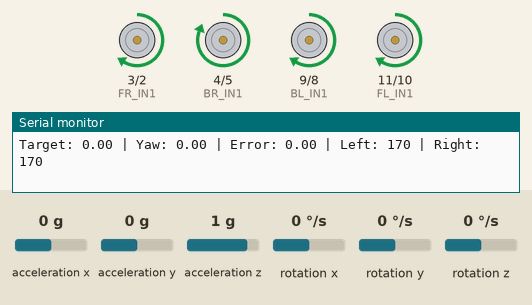
Recording of a sketch running on a simulated Arduino Uno, built with avr-gcc and run on an emulated ATmega328P. Shown: motor-driver pin pairs drawn as motors (green arrow = first pin HIGH = forward, orange = second pin HIGH = backward, longer = more drive), the last lines printed to the serial monitor. The inputs (shaded band) are chosen by the test bench; at power-on: rotation z 0 °/s, acceleration x 0 g, acceleration y 0 g, acceleration z 1 g, rotation x 0 °/s, rotation y 0 °/s.

Above: at 5.2 s.
5.3 s: rotation z set to -192 °/s
At 8.2 s:
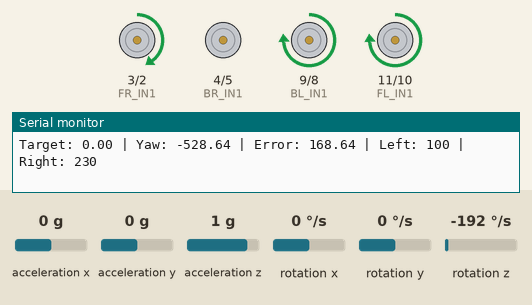
8.3 s: rotation z set to -176 °/s
11.3 s: rotation z set to -70 °/s
At 12.5 s:
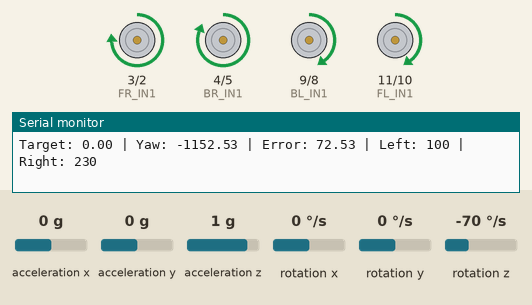
13.0 s: rotation z set to -60 °/s
15.6 s: rotation z set to -100 °/s
At 18.5 s:
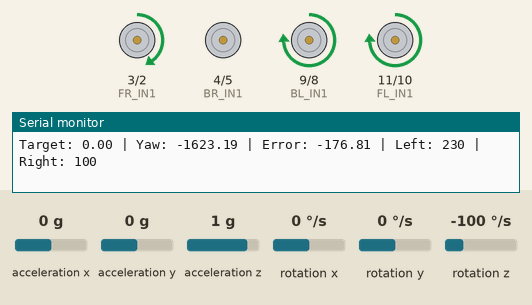
18.6 s: rotation z set to 0 °/s
At 19.3 s:
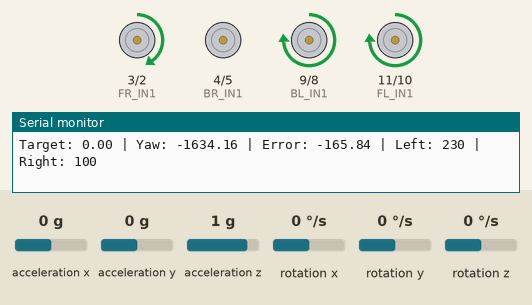
Timing chart, 0 to 21.1 s (numbered marks = the images above; inputs shaded):
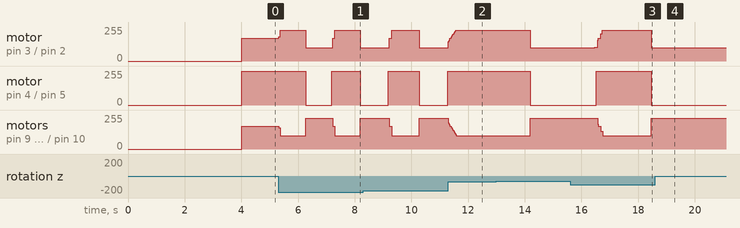

The sketch:

MPU.ino
```cpp
#include <Arduino.h>
#include <Wire.h>
#include <MPU6050_light.h>
#include <math.h>

MPU6050 mpu(Wire);

// =====================================
// L298N MOTOR PINS
// =====================================

// RIGHT MOTOR DRIVER

// FRONT RIGHT
#define FR_IN1 3
#define FR_IN2 2

// BACK RIGHT
#define BR_IN1 4
#define BR_IN2 5

// LEFT MOTOR DRIVER

// BACK LEFT
#define BL_IN1 9
#define BL_IN2 8

// FRONT LEFT
#define FL_IN1 11
#define FL_IN2 10

// =====================================
// MOTOR DIRECTIONS
// =====================================
// Change individual values to -1
// if physical forward direction is wrong.

const int FR_FORWARD = 1;
const int BR_FORWARD = 1;
const int BL_FORWARD = 1;
const int FL_FORWARD = 1;

// =====================================
// SPEED SETTINGS
// =====================================

const int BASE_SPEED = 170;
const int MAX_SPEED = 230;
const int MIN_SPEED = 90;

// =====================================
// MPU SETTINGS
// =====================================

float targetHeading = 0;

const float DEADBAND = 1.5;
float Kp = 5.0;

// Reverse to +1 if correction
// increases heading error.
const int CORRECTION_SIGN = -1;

// =====================================
// MOVEMENT SELECTION
// =====================================

enum Movement {
  STOP,
  FORWARD,
  BACKWARD,
  STRAFE_LEFT,
  STRAFE_RIGHT
};

// Change this to select movement.
Movement currentMovement = FORWARD;

// =====================================
// MOTOR CONTROL USING ANALOGWRITE
// =====================================

void motor(int pin1, int pin2, int speedVal) {

  speedVal = constrain(speedVal, -255, 255);

  if (speedVal > 0) {
    analogWrite(pin1, speedVal);
    analogWrite(pin2, 0);
  }
  else if (speedVal < 0) {
    analogWrite(pin1, 0);
    analogWrite(pin2, -speedVal);
  }
  else {
    analogWrite(pin1, 0);
    analogWrite(pin2, 0);
  }
}

// =====================================
// SET ALL FOUR MOTORS
// =====================================

void setMotors(int fr, int br, int bl, int fl) {

  motor(FR_IN1, FR_IN2, fr * FR_FORWARD);
  motor(BR_IN1, BR_IN2, br * BR_FORWARD);

  motor(BL_IN1, BL_IN2, bl * BL_FORWARD);
  motor(FL_IN1, FL_IN2, fl * FL_FORWARD);
}

// =====================================
// STOP ALL MOTORS
// =====================================

void stopAll() {
  setMotors(0, 0, 0, 0);
}

// =====================================
// FORWARD
// =====================================

void forward() {

  setMotors(
    BASE_SPEED,
    BASE_SPEED,
    BASE_SPEED,
    BASE_SPEED
  );
}

// =====================================
// BACKWARD
// =====================================

void backward() {

  setMotors(
    -BASE_SPEED,
    -BASE_SPEED,
    -BASE_SPEED,
    -BASE_SPEED
  );
}

// =====================================
// STRAFE LEFT
// =====================================

void strafeLeft() {

  setMotors(
    BASE_SPEED,
    -BASE_SPEED,
    BASE_SPEED,
    -BASE_SPEED
  );
}

// =====================================
// STRAFE RIGHT
// =====================================

void strafeRight() {

  setMotors(
    -BASE_SPEED,
    BASE_SPEED,
    -BASE_SPEED,
    BASE_SPEED
  );
}

// =====================================
// NORMALIZE ANGLE
// =====================================

float normalizeAngle(float angle) {

  while (angle > 180) angle -= 360;
  while (angle < -180) angle += 360;

  return angle;
}

// =====================================
// MPU FORWARD HEADING HOLD
// =====================================

void forwardWithMPU() {

  float currentHeading = mpu.getAngleZ();

  float error = normalizeAngle(
    targetHeading - currentHeading
  );

  float correction = 0;

  if (fabs(error) > DEADBAND) {
    correction = Kp * error * CORRECTION_SIGN;
  }

  correction = constrain(
    correction,
    -70.0f,
    70.0f
  );

  int leftSpeed = constrain(
    (int)(BASE_SPEED + correction),
    MIN_SPEED,
    MAX_SPEED
  );

  int rightSpeed = constrain(
    (int)(BASE_SPEED - correction),
    MIN_SPEED,
    MAX_SPEED
  );

  setMotors(
    rightSpeed,
    rightSpeed,
    leftSpeed,
    leftSpeed
  );

  // SERIAL MONITOR
  static unsigned long lastPrint = 0;

  if (millis() - lastPrint >= 100) {

    lastPrint = millis();

    Serial.print("Target: ");
    Serial.print(targetHeading);

    Serial.print(" | Yaw: ");
    Serial.print(currentHeading);

    Serial.print(" | Error: ");
    Serial.print(error);

    Serial.print(" | Left: ");
    Serial.print(leftSpeed);

    Serial.print(" | Right: ");
   Serial.println(rightSpeed);
  }
}

// =====================================
// SETUP
// =====================================

void setup() {

  Serial.begin(115200);

  pinMode(FR_IN1, OUTPUT);
  pinMode(FR_IN2, OUTPUT);

  pinMode(BR_IN1, OUTPUT);
  pinMode(BR_IN2, OUTPUT);

  pinMode(BL_IN1, OUTPUT);
  pinMode(BL_IN2, OUTPUT);

  pinMode(FL_IN1, OUTPUT);
  pinMode(FL_IN2, OUTPUT);

  stopAll();

  // Arduino Mega I2C
  // SDA = 20
  // SCL = 21

  Wire.begin();

  byte status = mpu.begin();

  if (status != 0) {

    Serial.println("MPU6050 CONNECTION ERROR!");

    while (1) {
      stopAll();
      delay(100);
    }
  }

  Serial.println("Keep robot stationary");
  Serial.println("Calibrating MPU6050...");

  delay(1000);

  mpu.calcOffsets(true, true);

  mpu.update();

  targetHeading = mpu.getAngleZ();

  Serial.print("Target Heading: ");
  Serial.println(targetHeading);

  Serial.println("Starting movement test");

  delay(2000);
}

// =====================================
// MAIN LOOP
// =====================================

void loop() {

  mpu.update();

  switch (currentMovement) {

    case FORWARD:
      forwardWithMPU();
      break;

    case BACKWARD:
      backward();
      break;

    case STRAFE_LEFT:
      strafeLeft();
      break;

    case STRAFE_RIGHT:
      strafeRight();
      break;

    default:
      stopAll();
      break;
  }
}
```

Measured:
- after the input at 5.3 s, motor on pin 4 (BR_IN1) / pin 5 (BR_IN2): forward 255/255 → stopped after 0.96 s, → forward 255/255 0.92 s later, → stopped 1.0 s later
- after the input at 11.3 s, motor on pin 4 (BR_IN1) / pin 5 (BR_IN2): stays forward 255/255 (without the input it goes to stopped after 1.1 s)
- after the input at 15.6 s, motor on pin 4 (BR_IN1) / pin 5 (BR_IN2): stopped → forward 255/255 after 0.92 s instead of 1.5 s
- after the input at 18.6 s, motor on pin 3 (FR_IN1) / pin 2 (FR_IN2): stays forward 100/255 (without the input it goes to forward 118/255 after 1.6 s); motor on pin 4 (BR_IN1) / pin 5 (BR_IN2): stays stopped (without the input it goes to forward 255/255 after 1.6 s)
